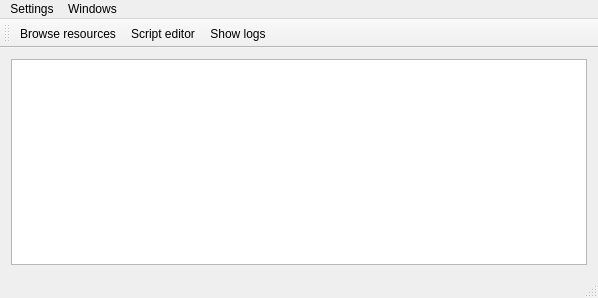
<?xml version="1.0" encoding="UTF-8"?>
<ui version="4.0">
 <class>MainForm</class>
 <widget class="QMainWindow" name="MainForm">
  <property name="geometry">
   <rect>
    <x>0</x>
    <y>0</y>
    <width>598</width>
    <height>298</height>
   </rect>
  </property>
  <property name="windowTitle">
   <string>MainForm</string>
  </property>
  <widget class="QWidget" name="centralWidget">
   <layout class="QHBoxLayout" name="horizontalLayout">
    <property name="spacing">
     <number>0</number>
    </property>
    <property name="leftMargin">
     <number>0</number>
    </property>
    <property name="topMargin">
     <number>0</number>
    </property>
    <property name="rightMargin">
     <number>0</number>
    </property>
    <property name="bottomMargin">
     <number>0</number>
    </property>
    <item>
     <widget class="QWidget" name="widget" native="true">
      <layout class="QHBoxLayout" name="horizontalLayout_2">
       <item>
        <widget class="QTreeView" name="treeViewState">
         <property name="rootIsDecorated">
          <bool>true</bool>
         </property>
         <property name="expandsOnDoubleClick">
          <bool>false</bool>
         </property>
        </widget>
       </item>
      </layout>
     </widget>
    </item>
   </layout>
  </widget>
  <widget class="QMenuBar" name="menuBar">
   <property name="geometry">
    <rect>
     <x>0</x>
     <y>0</y>
     <width>598</width>
     <height>21</height>
    </rect>
   </property>
   <widget class="QMenu" name="menuSettings">
    <property name="title">
     <string>Settings</string>
    </property>
   </widget>
   <widget class="QMenu" name="menuWindows">
    <property name="title">
     <string>Windows</string>
    </property>
   </widget>
   <addaction name="menuSettings"/>
   <addaction name="menuWindows"/>
  </widget>
  <widget class="QToolBar" name="mainToolBar">
   <attribute name="toolBarArea">
    <enum>TopToolBarArea</enum>
   </attribute>
   <attribute name="toolBarBreak">
    <bool>false</bool>
   </attribute>
   <addaction name="actionBrowse_resources"/>
   <addaction name="actionScript_editor"/>
   <addaction name="actionShow_logs"/>
  </widget>
  <widget class="QStatusBar" name="statusBar"/>
  <action name="actionScript_editor">
   <property name="text">
    <string>Script editor</string>
   </property>
  </action>
  <action name="actionBrowse_resources">
   <property name="text">
    <string>Browse resources</string>
   </property>
  </action>
  <action name="actionShow_logs">
   <property name="text">
    <string>Show logs</string>
   </property>
  </action>
 </widget>
 <layoutdefault spacing="6" margin="11"/>
 <resources>
  <include location="mgdt.qrc"/>
 </resources>
 <connections/>
</ui>
